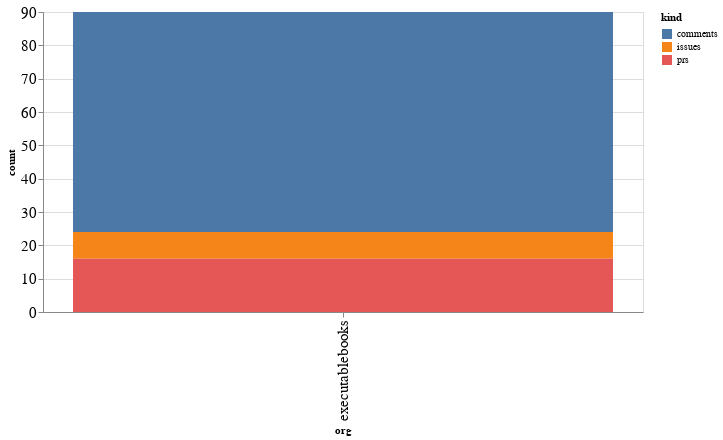

The notebook cell this image was saved under:
### Code cell
alt.Chart(org_summaries, width=600).mark_bar().encode(
    x='org',
    y='count',
    color='kind',
    tooltip="org"
)

### Figure 1 — Vega-Lite specification as saved in the notebook (floating-point values rounded to 4 significant figures)
{"config": {"axisLeft": {"labelFontSize": 15}, "axisBottom": {"labelFontSize": 15}}, "data": {"name": "data-c8f6783a5d1a0d810982fd846ec92d0a"}, "mark": "bar", "encoding": {"color": {"type": "nominal", "field": "kind"}, "tooltip": {"type": "nominal", "field": "org"}, "x": {"type": "nominal", "field": "org"}, "y": {"type": "quantitative", "field": "count"}}, "width": 600, "$schema": "https://vega.github.io/schema/vega-lite/v4.8.1.json", "datasets": {"data-c8f6783a5d1a0d810982fd846ec92d0a": [{"org": "executablebooks", "kind": "comments", "count": 66}, {"org": "executablebooks", "kind": "issues", "count": 8}, {"org": "executablebooks", "kind": "prs", "count": 16}]}}
